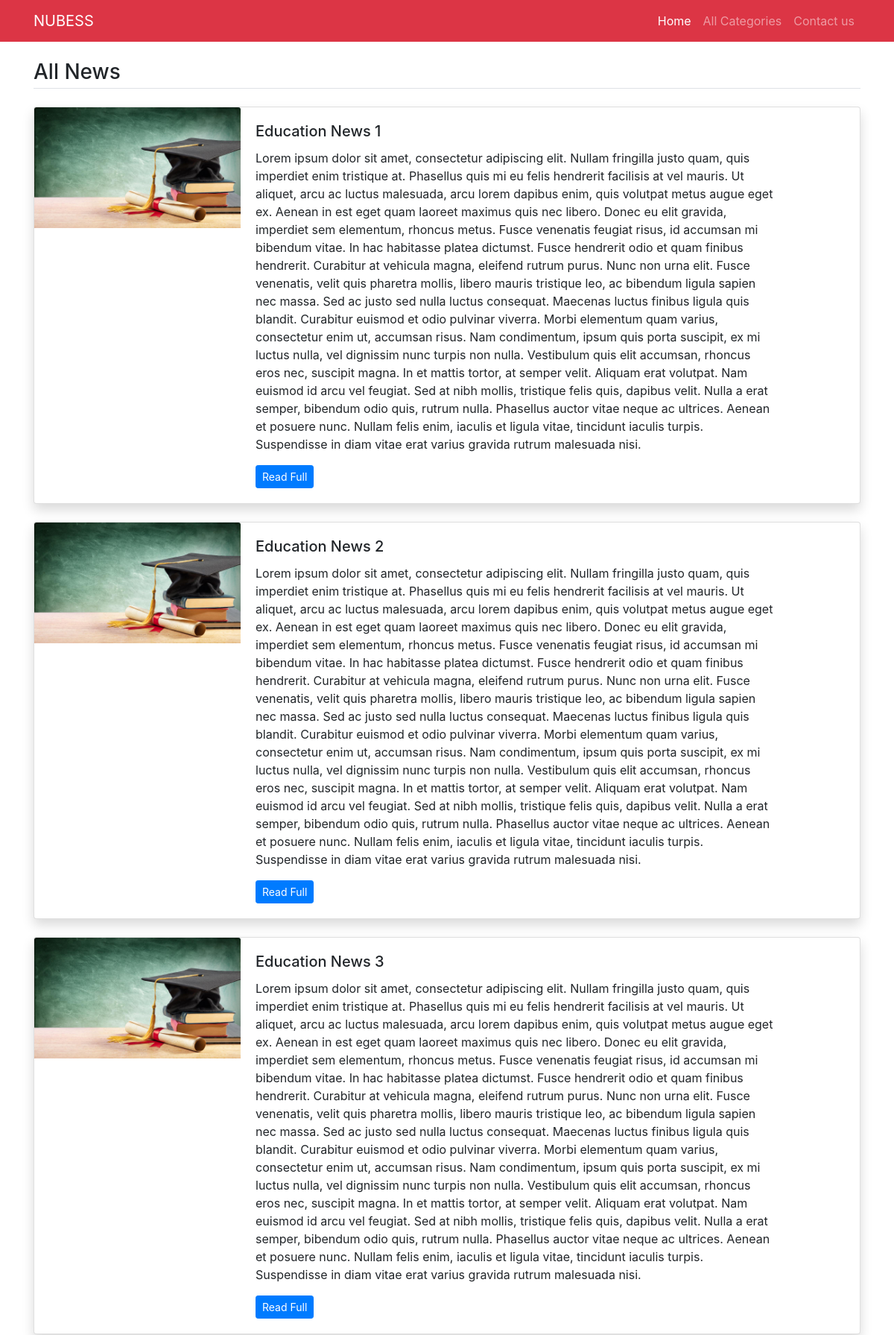
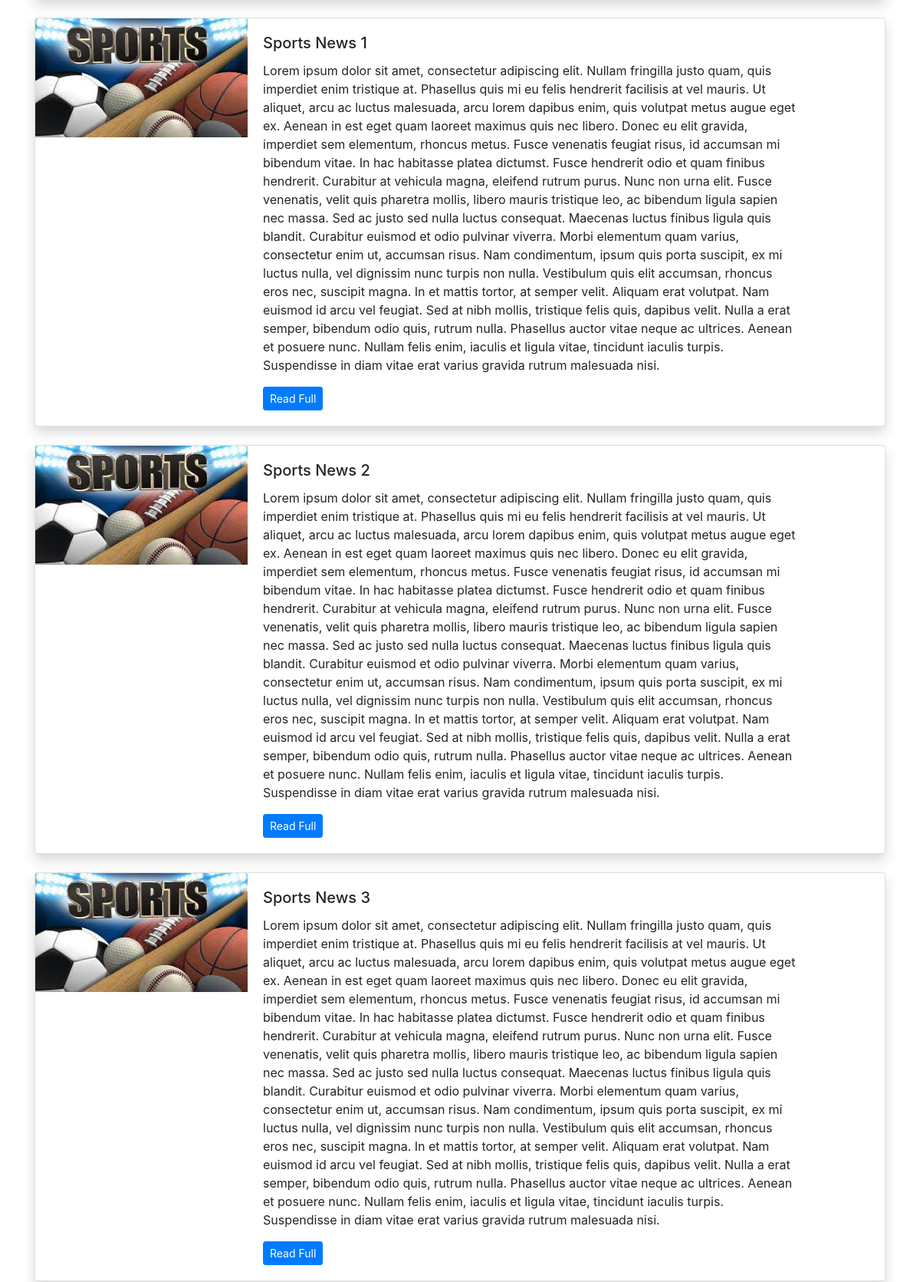
The page / (upper part) on the database its author committed (2 pictures, top to bottom).
### newsapp/models.py (models this page shows, shortened)
class News(models.Model):
    category=models.ForeignKey(Category,on_delete=models.CASCADE)
    title=models.CharField(max_length=300)
    image=models.ImageField(upload_to='imgs/')
    detail=models.TextField()
    add_time=models.DateTimeField(auto_now_add=True)
    class Meta:
        verbose_name_plural='News'

### newsapp/views.py (the view)
# urls.py: path('',views.all_news,name='all-news'),
def all_news(request):
    all_news=News.objects.all()
    return render(request,'all-news.html',{
        'all_news':all_news
    })

### newsapp/templates/all-news.html
{% extends 'base.html' %}
{% block content %}
<main class="container mt-3 mb-5">
	<h3 class="border-bottom pb-1 my-4">All News</h3>
    {% for news in all_news %}
	<div class="card mb-4 shadow">
	  <div class="row no-gutters">
	    <div class="col-md-3">
            <img src="/media/{{news.image}}" class="card-img-top" alt="{{news.title}}">
	    </div>
	    <div class="col-md-8">
	      <div class="card-body">
	        <h5 class="card-title">{{news.title}}</h5>
	        <p class="card-text">{{news.detail}}</p>
	        <p class="card-text"><a href="/detail/{{news.id}}" class="btn btn-sm btn-primary">Read Full</a></p>
	      </div>
	    </div>
	  </div>
    </div>
    {% endfor %}
</main>
{% endblock %}

### rows shown on the page
News: image (picture), title "Education News 1", detail "Lorem ipsum dolor sit amet, consectetur adipiscing elit. Nullam fringilla justo quam, quis imperdiet enim tristique at. Phasellus quis mi eu felis hendrerit facilisis at vel mauris. Ut aliquet, arcu ac luctus malesuada, arcu lorem dapibus enim, quis volutpat metus augue eget ex. Aenean in est eget quam laoreet maximus quis nec libero. Donec eu elit gravida, imperdiet sem elementum, rhoncus metus. Fusce venenatis feugiat risus, id accumsan mi bibendum vitae. In hac habitasse platea dictumst. Fusce hendrerit odio et quam finibus hendrerit. Curabitur at vehicula magna, eleifend rutrum purus. Nunc non urna elit. Fusce venenatis, velit quis pharetra mollis, libero mauris tristique leo, ac…"
News: image (picture), title "Education News 2", detail "Lorem ipsum dolor sit amet, consectetur adipiscing elit. Nullam fringilla justo quam, quis imperdiet enim tristique at. Phasellus quis mi eu felis hendrerit facilisis at vel mauris. Ut aliquet, arcu ac luctus malesuada, arcu lorem dapibus enim, quis volutpat metus augue eget ex. Aenean in est eget quam laoreet maximus quis nec libero. Donec eu elit gravida, imperdiet sem elementum, rhoncus metus. Fusce venenatis feugiat risus, id accumsan mi bibendum vitae. In hac habitasse platea dictumst. Fusce hendrerit odio et quam finibus hendrerit. Curabitur at vehicula magna, eleifend rutrum purus. Nunc non urna elit. Fusce venenatis, velit quis pharetra mollis, libero mauris tristique leo, ac…"
News: image (picture), title "Education News 3", detail "Lorem ipsum dolor sit amet, consectetur adipiscing elit. Nullam fringilla justo quam, quis imperdiet enim tristique at. Phasellus quis mi eu felis hendrerit facilisis at vel mauris. Ut aliquet, arcu ac luctus malesuada, arcu lorem dapibus enim, quis volutpat metus augue eget ex. Aenean in est eget quam laoreet maximus quis nec libero. Donec eu elit gravida, imperdiet sem elementum, rhoncus metus. Fusce venenatis feugiat risus, id accumsan mi bibendum vitae. In hac habitasse platea dictumst. Fusce hendrerit odio et quam finibus hendrerit. Curabitur at vehicula magna, eleifend rutrum purus. Nunc non urna elit. Fusce venenatis, velit quis pharetra mollis, libero mauris tristique leo, ac…"
News: image (picture), title "Sports News 1", detail "Lorem ipsum dolor sit amet, consectetur adipiscing elit. Nullam fringilla justo quam, quis imperdiet enim tristique at. Phasellus quis mi eu felis hendrerit facilisis at vel mauris. Ut aliquet, arcu ac luctus malesuada, arcu lorem dapibus enim, quis volutpat metus augue eget ex. Aenean in est eget quam laoreet maximus quis nec libero. Donec eu elit gravida, imperdiet sem elementum, rhoncus metus. Fusce venenatis feugiat risus, id accumsan mi bibendum vitae. In hac habitasse platea dictumst. Fusce hendrerit odio et quam finibus hendrerit. Curabitur at vehicula magna, eleifend rutrum purus. Nunc non urna elit. Fusce venenatis, velit quis pharetra mollis, libero mauris tristique leo, ac…"
News: image (picture), title "Sports News 2", detail "Lorem ipsum dolor sit amet, consectetur adipiscing elit. Nullam fringilla justo quam, quis imperdiet enim tristique at. Phasellus quis mi eu felis hendrerit facilisis at vel mauris. Ut aliquet, arcu ac luctus malesuada, arcu lorem dapibus enim, quis volutpat metus augue eget ex. Aenean in est eget quam laoreet maximus quis nec libero. Donec eu elit gravida, imperdiet sem elementum, rhoncus metus. Fusce venenatis feugiat risus, id accumsan mi bibendum vitae. In hac habitasse platea dictumst. Fusce hendrerit odio et quam finibus hendrerit. Curabitur at vehicula magna, eleifend rutrum purus. Nunc non urna elit. Fusce venenatis, velit quis pharetra mollis, libero mauris tristique leo, ac…"
News: image (picture), title "Sports News 3", detail "Lorem ipsum dolor sit amet, consectetur adipiscing elit. Nullam fringilla justo quam, quis imperdiet enim tristique at. Phasellus quis mi eu felis hendrerit facilisis at vel mauris. Ut aliquet, arcu ac luctus malesuada, arcu lorem dapibus enim, quis volutpat metus augue eget ex. Aenean in est eget quam laoreet maximus quis nec libero. Donec eu elit gravida, imperdiet sem elementum, rhoncus metus. Fusce venenatis feugiat risus, id accumsan mi bibendum vitae. In hac habitasse platea dictumst. Fusce hendrerit odio et quam finibus hendrerit. Curabitur at vehicula magna, eleifend rutrum purus. Nunc non urna elit. Fusce venenatis, velit quis pharetra mollis, libero mauris tristique leo, ac…"
